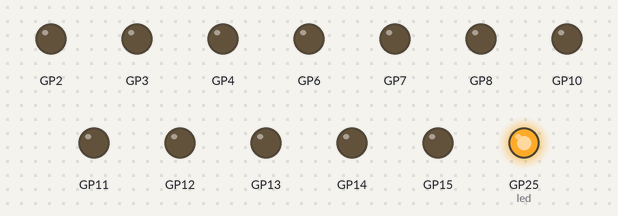
A program run on a simulated Raspberry Pi Pico running MicroPython. Shown: output pins drawn as LEDs (lit = HIGH).

Above: at 30.25 s.
At 31.0 s:
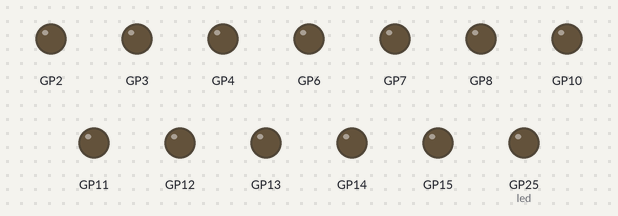
Timing chart, 0 to 33.2 s (numbered marks = the images above):
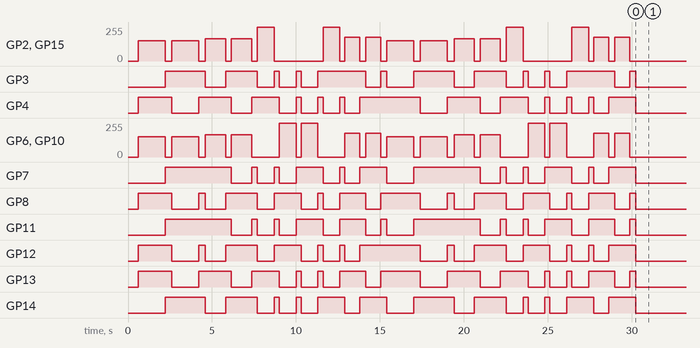

The program:

main_autotest.py
```python
# main.py — Prueba autónoma de motores (usa config.py y omni_drive.py)
from machine import Pin
import time
from omni_drive import OmniDrive, motors_from_config

# ========= util LED =========
def led_blink(times=3, t=0.1):
    try:
        led = Pin("LED", Pin.OUT)
        for _ in range(times):
            led.on(); time.sleep(t)
            led.off(); time.sleep(t)
    except:
        pass

def led_heartbeat():
    try:
        led = Pin("LED", Pin.OUT)
        while True:
            led.on();  time.sleep(0.12)
            led.off(); time.sleep(0.7)
    except:
        while True:
            time.sleep(1)

# ========= secuencias =========
def sec_avance(drive, t=1.6):
    drive.set_base_speed(60)
    drive.forward(); time.sleep(t)
    drive.brake();   time.sleep(0.4)

def sec_reversa(drive, t=1.6):
    drive.set_base_speed(60)
    drive.back();    time.sleep(t)
    drive.brake();   time.sleep(0.4)

def sec_strafe(drive, t=1.2):
    drive.set_base_speed(65)
    drive.right(); time.sleep(t)
    drive.brake(); time.sleep(0.35)
    drive.left();  time.sleep(t)
    drive.brake(); time.sleep(0.35)

def sec_diagonales(drive, t=1.0):
    drive.set_base_speed(65)
    drive.diag_fr(); time.sleep(t)
    drive.brake();   time.sleep(0.3)
    drive.diag_fl(); time.sleep(t)
    drive.brake();   time.sleep(0.3)
    drive.diag_br(); time.sleep(t)
    drive.brake();   time.sleep(0.3)
    drive.diag_bl(); time.sleep(t)
    drive.brake();   time.sleep(0.3)

def sec_giros(drive, t=0.9):
    drive.set_base_speed(70)
    drive.cw();  time.sleep(t)
    drive.brake(); time.sleep(0.35)
    drive.ccw(); time.sleep(t)
    drive.brake(); time.sleep(0.35)

def main():
    led_blink()
    FL, FR, RL, RR = motors_from_config()
    drive = OmniDrive(fl=FL, fr=FR, rl=RL, rr=RR, rot_time_90=0.55)

    # PRUEBA: 2 ciclos
    for _ in range(2):
        sec_avance(drive)
        sec_reversa(drive)
        sec_strafe(drive)
        sec_diagonales(drive)
        sec_giros(drive)

    drive.stop()
    # Indicador de fin
    led_heartbeat()

if __name__ == "__main__":
    main()
```

omni_drive.py
```python
# omni_drive.py
from machine import Pin, PWM
import time
from config import Config

def _clamp(x, a, b):
    return a if x < a else b if x > b else x

class Motor:
    """
    Motor con puente H (L298N típico): IN1, IN2 + PWM(ENA)
    speed: -100..100
    """
    def __init__(self, in1_pin, in2_pin, pwm_pin, freq=None, invert=False):
        self.in1 = Pin(in1_pin, Pin.OUT, value=0)
        self.in2 = Pin(in2_pin, Pin.OUT, value=0)
        self.pwm = PWM(Pin(pwm_pin))
        self.freq = freq if freq is not None else getattr(Config, "MOTOR_PWM_FREQ", 1000)
        self.pwm.freq(self.freq)
        self.invert = invert
        self._last_speed = 0
        self.set_speed(0)

    def _apply_dir(self, forward):
        # L298N: dirección por IN1/IN2
        if forward:
            self.in1.value(1); self.in2.value(0)
        else:
            self.in1.value(0); self.in2.value(1)

    def set_speed(self, speed):
        """
        Set inmediato (sin rampa). speed en [-100..100]
        """
        speed = _clamp(int(speed), -100, 100)
        if self.invert:
            speed = -speed

        if speed == 0:
            # COAST por defecto: suelta el motor
            self.in1.value(0); self.in2.value(0)
            self.pwm.duty_u16(0)
            self._last_speed = 0
            return

        self._apply_dir(speed > 0)
        duty = int(abs(speed) * 65535 / 100)
        self.pwm.duty_u16(duty)
        self._last_speed = speed

    def ramp_to(self, target, ms=400, step_ms=20):
        """
        Rampa lineal desde _last_speed a target en 'ms' totales.
        """
        target = _clamp(int(target), -100, 100)
        if self.invert:
            target = -target

        start = self._last_speed
        steps = max(1, ms // step_ms)
        for i in range(1, steps + 1):
            s = start + (target - start) * i // steps
            if s == 0:
                self.in1.value(0); self.in2.value(0); self.pwm.duty_u16(0)
            else:
                self._apply_dir(s > 0)
                duty = int(abs(s) * 65535 / 100)
                self.pwm.duty_u16(duty)
            time.sleep_ms(step_ms)
        self._last_speed = target

    def brake(self):
        """
        Freno activo (ambas líneas en 1). Útil en L298N.
        """
        self.in1.value(1); self.in2.value(1)
        self.pwm.duty_u16(0)
        self._last_speed = 0

    def coast(self):
        """
        High-Z (coast). Motor libre.
        """
        self.in1.value(0); self.in2.value(0)
        self.pwm.duty_u16(0)
        self._last_speed = 0


class OmniDrive:
    """
    4 ruedas omni/mecanum:
      FL (Front-Left), FR (Front-Right), RL (Rear-Left), RR (Rear-Right)

    Mezcla (vx, vy, w):
      vy: adelante(+)/atrás(-)
      vx: derecha(+)/izquierda(-)
      w : giro CW(+)/CCW(-)
    """
    def __init__(self, fl, fr, rl, rr, rot_time_90=0.55):
        self.fl = fl; self.fr = fr; self.rl = rl; self.rr = rr
        self.speed = 60
        self.rot_time_90 = rot_time_90

    def stop(self):
        self.fl.coast(); self.fr.coast(); self.rl.coast(); self.rr.coast()

    def brake(self):
        self.fl.brake(); self.fr.brake(); self.rl.brake(); self.rr.brake()

    def set_base_speed(self, s):
        self.speed = _clamp(int(s), 0, 100)

    def _apply_speeds(self, fl, fr, rl, rr):
        self.fl.set_speed(fl)
        self.fr.set_speed(fr)
        self.rl.set_speed(rl)
        self.rr.set_speed(rr)

    def drive(self, vx, vy, w):
        vx = _clamp(int(vx), -100, 100)
        vy = _clamp(int(vy), -100, 100)
        w  = _clamp(int(w),  -100, 100)

        fl = vy + vx - w
        fr = vy - vx + w
        rl = vy - vx - w
        rr = vy + vx + w

        m = max(abs(fl), abs(fr), abs(rl), abs(rr), 1)
        scale = 100 / m if m > 100 else 1

        self._apply_speeds(int(fl*scale), int(fr*scale), int(rl*scale), int(rr*scale))

    # Movimientos directos
    def forward(self):  self.drive(0,  self.speed, 0)
    def back(self):     self.drive(0, -self.speed, 0)
    def right(self):    self.drive(self.speed, 0, 0)
    def left(self):     self.drive(-self.speed, 0, 0)

    def diag_fr(self):  self.drive(self.speed,  self.speed, 0)
    def diag_fl(self):  self.drive(-self.speed, self.speed, 0)
    def diag_br(self):  self.drive(self.speed, -self.speed, 0)
    def diag_bl(self):  self.drive(-self.speed,-self.speed,0)

    def cw(self):       self.drive(0, 0,  self.speed)
    def ccw(self):      self.drive(0, 0, -self.speed)

    # Giros por tiempo
    def rotate_right_90(self):
        self.cw();  time.sleep(self.rot_time_90); self.stop()

    def rotate_left_90(self):
        self.ccw(); time.sleep(self.rot_time_90); self.stop()

    def rotate_right_180(self):
        self.cw();  time.sleep(self.rot_time_90*2); self.stop()

    def rotate_left_180(self):
        self.ccw(); time.sleep(self.rot_time_90*2); self.stop()


def motors_from_config():
    """
    Construye (FL, FR, RL, RR) a partir de Config.MOTORS (FL/FR/RL/RR).
    Formato de cada entrada: (IN1, IN2, PWM, invert)
    """
    def _build(tup):
        in1, in2, pwm, inv = tup
        return Motor(in1, in2, pwm, freq=getattr(Config, "MOTOR_PWM_FREQ", 1000), invert=inv)

    FL = _build(Config.MOTORS["FL"])
    FR = _build(Config.MOTORS["FR"])
    RL = _build(Config.MOTORS["RL"])
    RR = _build(Config.MOTORS["RR"])
    return FL, FR, RL, RR
```

config.py
```python
# config.py
class Config:
    # ================= UART Jetson <-> Pico =================
    UART_ID = 0
    UART_BAUDRATE = 115200
    UART_TX_PIN = 17  # TX net en tu PCB -> GP17
    UART_RX_PIN = 16  # RX net en tu PCB -> GP16

    # ================= Motores (L298N) =================
    # Formato: (IN1, IN2, PWM, invert)
    # OJO: FL/FR/RL/RR puede requerir re-mapeo según tu cableado real
    MOTORS = {
        "FL": (4, 3, 2,  False),  # Motor 1: AIN1=GP7, AIN2=GP8, PWMA=GP6
        "FR": (8, 7, 6,  False),   # Motor 2: BIN1=GP3, BIN2=GP4, PWMB=GP2
        "RL": (12, 11, 10, False), # Motor 3: CIN1=GP13, CIN2=GP14, PWMC=GP15
        "RR": (13, 14, 15, False),  # Motor 4: DIN1=GP11, DIN2=GP12, PWMD=GP10
    }

    MOTOR_PWM_FREQ = 1000
    LOOP_HZ = 20
    LOOP_DELAY = 1 / LOOP_HZ
    FAILSAFE_MS = 2000

    # ================= Servos =================
    SERVO1_PIN = 19  # SERVO1 net -> GP19
    SERVO2_PIN = 18  # SERVO2 net -> GP18

    SERVO_MIN_US = 500
    SERVO_MAX_US = 2500

    # ================= Ultrasonido =================
    TRIG_PIN = 20     # TRIG net -> GP20
    ECHO_PIN = 21     # ECHO net -> GP21
    US_TIMEOUT_US = 30000

    # ================= IMU (MPU-6050 por I2C) =================
    I2C_ID = 1
    IMU_SDA = 26      # SDA net -> GP26
    IMU_SCL = 27      # SCL net -> GP27
    I2C_FREQ = 400000
```

Measured:
- by itself, GP25 (led): HIGH → LOW at 0.10 s, → HIGH 0.10 s later, → LOW 0.10 s later, → HIGH 0.10 s later, … (29 changes in this stretch)
